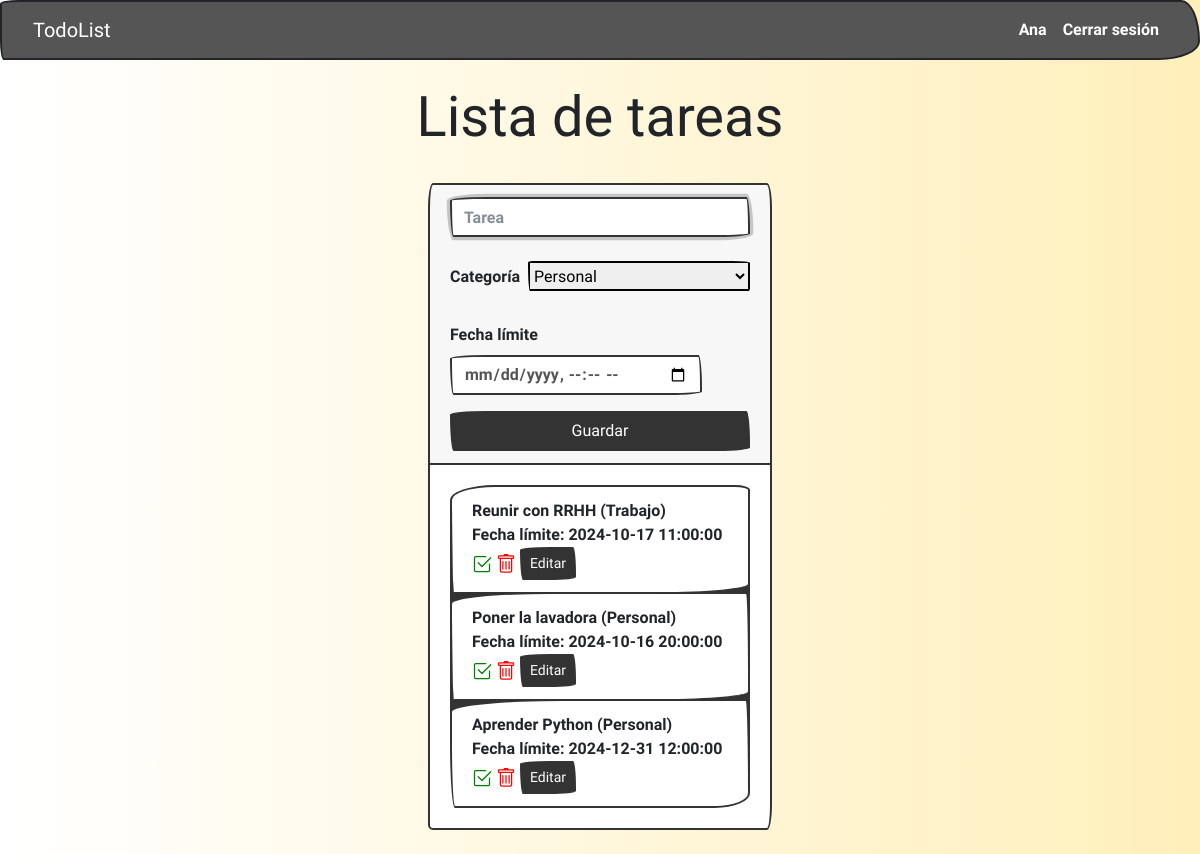
/tareas (signed in), run on the app's committed database.
### models.py (models this page shows, shortened)
class User(db.Base):
    __tablename__ = "user"
    id = Column(Integer, primary_key=True)
    username = Column(String(20), unique = True, nullable=False)
    password = Column(Text, nullable=False)

class Tarea(db.Base):
    __tablename__ = "tarea"
    __table_args__ = {'sqlite_autoincrement': True}
    id = Column(Integer, primary_key=True)
    creado_por = Column(Integer, ForeignKey('user.id'), nullable=False)
    contenido = Column(String(200), nullable=False)
    categoria = Column(String(50), nullable=False)
    fecha = Column(DateTime, default=datetime.utcnow)
    hecha = Column(Boolean)

### main.py (the view)
@app.route("/tareas")
@login_required
def tareas():
    todas_las_tareas = db.session.query(Tarea).all()
    return render_template("todo.html", lista_de_tareas=todas_las_tareas)  # para comunicar python con html

### main.py (called while the page is built)
@app.before_request  # registrar la función para que se ejecute antes de cada request, para verificar si la persona ha iniciado la sesión o no
def load_logged_in_user():
    user_id = session.get('user_id')
    if user_id is None:
        g.user = None
    else:
        g.user = db.session.get(User, user_id)
        if not g.user:
            print("La conexión a la base de datos ha caído.")
            abort(500)

def login_required(view):
    @functools.wraps(view)
    def wrapped_view(**kwargs):
        if g.user is None:
            return redirect(url_for('login'))
        return view(**kwargs)
    return wrapped_view

### templates/todo.html (shortened to what this page needs)
{% extends 'base.html' %}
{% block content %}
<h1 class="display-4 text-center mt-4 titulo">{% block title %}Lista de tareas{% endblock %}</h1>
<link rel="stylesheet" href="{{ url_for('static', filename='main.css') }}">
<link rel="stylesheet" href="https://cdn.jsdelivr.net/npm/bootswatch@4.5.2/dist/sketchy/bootstrap.min.css"
>
<main class="container p-4">
    <div class="row">
        <div class="col-md-4 offset-md-4 my-auto">
            <div class="card">
                <div class="card-header">
                    <form action="/crear-tarea" method="post">
                        <div class="form-group">
                            <input type="text" name="contenido_tarea" placeholder="Tarea" class="form-control"
                                   autofocus>
                            <div class="d-flex flex-row my-4" style="height: 30px;">
                                <label for="selectCategoria1" class="form-label mb-0 mr-2 my-1">Categoría</label>
                                <select class="form-select flex-grow-1 categoriaBorder" id="selectCategoria1"
                                        name="categoria_tarea">
                                    <option value="Personal">Personal</option>
                                </select>
                            </div>
                            <div class='input-group date mt-2'>
                                <label class="mr-2 mt-2">Fecha límite</label>
                                <div class="d-flex flex-row">
                                    <input type='datetime-local' class="form-control" name="datepicker">
                                </div>
                            </div>
                        </div>
                        <button type="submit" class="btn btn-primary btn-block">
                            Guardar
                        </button>
                    </form>
                </div>
                <div class="card-body">
                    <ul class="list-group">
                        {% for tarea in lista_de_tareas | reverse %}
                        {% if g.user.id == tarea.creado_por %}
                        <li class="list-group-item">
                                <span class="{% if tarea.hecha == true %} tarea_hecha {% endif %}">
                                    {{tarea.contenido}} ({{tarea.categoria}}) <br/>
                                    Fecha límite: {{tarea.fecha}}
                                </span>
                            <a href="/tarea-hecha/{{tarea.id}}" style="text-decoration:none">
                            </a>
                            <a href="/eliminar-tarea/{{tarea.id}}" style="text-decoration:none">
                            </a>
                            <button type="button" class="btn btn-primary btn-sm" data-toggle="modal"
                                    data-target="#modalEditar{{tarea.id}}">
                                Editar
                            </button>
                        </li>
                        {% endif %}
                        {% endfor %}
                    </ul>
                </div>
            </div>
        </div>
    </div>
</main>
{% endblock %}

### templates/base.html (shortened to what this page needs)
<!DOCTYPE html>
<html lang="en">
<head>
    <link rel="stylesheet" href="https://cdn.jsdelivr.net/npm/bootswatch@4.5.2/dist/sketchy/bootstrap.min.css"
>
    <link rel="stylesheet" href="{{ url_for('static', filename='home.css') }}">
</head>
<body>
    <nav class="navbar navbar-expand-sm navbar-dark bg-dark data-bs-theme="dark"">
        <div class="container-fluid">
            <a class="navbar-brand" href="{{url_for('index')}}">TodoList</a>
            <div class="collapse navbar-collapse justify-content-end" id="navbarNav">
                <ul class="navbar-nav">
                    {% if g.user %}
                    <li class="nav-item">
                        <span class="nav-link active"> {{ g.user.username }} </span>
                    </li>
                    <li class="nav-item">
                        <a class="nav-link" href="{{url_for('logout')}}">Cerrar sesión</a>
                    </li>
                    {% endif %}
                </ul>
            </div>
        </div>
    </nav>
    {% block content %}
    {% endblock %}
</body>
</html>

### static/home.css (style rules this page uses)
body { background: #ECE9E6; background: -webkit-linear-gradient(to right, #FFFFFF, #ECE9E6); background: linear-gradient(to right, #FFFFFF, #ECE9E6); }

### static/main.css (style rules this page uses)
.titulo { font-family: "Josefin Sans", sans-serif; font-optical-sizing: auto; font-weight: <weight>; font-style: normal; }
body { background: #FFEFBA; background: -webkit-linear-gradient(to right, #FFFFFF, #FFEFBA); background: linear-gradient(to right, #FFFFFF, #FFEFBA); }
.categoriaBorder { border: 2px solid black; border-radius: 255px 25px 225px 25px / 25px 225px 25px 255px; }

### data on the page
User: user.username "Ana"
Tarea: contenido "Reunir con RRHH", categoria "Trabajo", fecha "2024-10-17 11:00:00"
Tarea: contenido "Poner la lavadora", categoria "Personal", fecha "2024-10-16 20:00:00"
Tarea: contenido "Aprender Python", categoria "Personal", fecha "2024-12-31 12:00:00"
